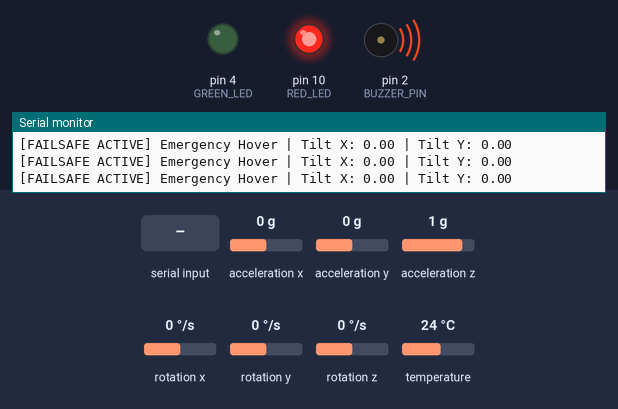
Simulated run of this sketch. Board: Arduino Uno, built with avr-gcc and run on an emulated ATmega328P. On the bench: output pins drawn as LEDs (lit = HIGH), buzzer (waves = sounding), the last lines printed to the serial monitor. The test bench sets the inputs (shaded band); at power-on: acceleration x 0 g, acceleration y 0 g, acceleration z 1 g, rotation x 0 °/s, rotation y 0 °/s, rotation z 0 °/s, temperature 24 °C.

Above: at 1.2 s.
1.3 s: "c" received over Serial
At 2.1 s:
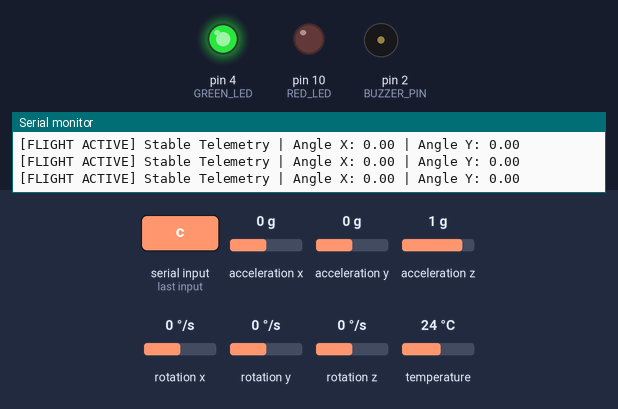
2.9 s: "d" received over Serial
At 4.2 s:
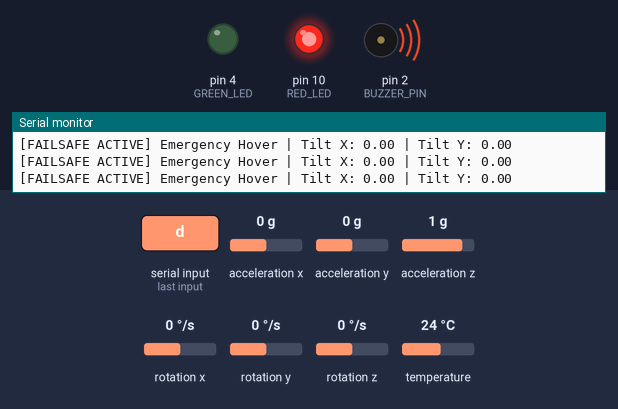
4.5 s: "C" received over Serial
At 5.4 s:
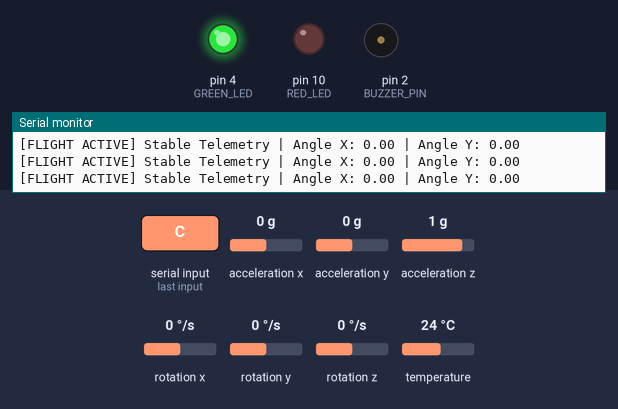
6.2 s: "D" received over Serial
At 7.7 s:
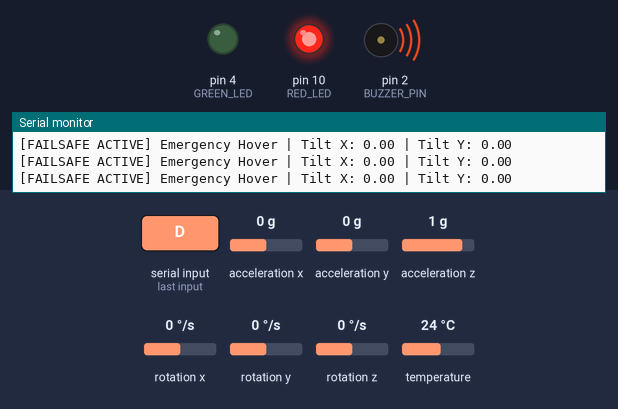
Timing chart, 0 to 8.8 s (numbered marks = the images above; inputs shaded):
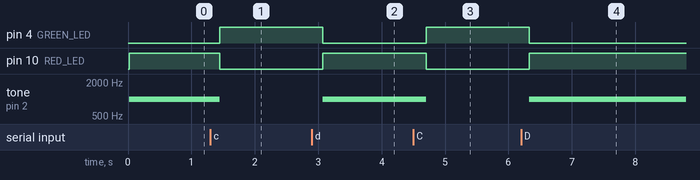

Measured:
- after the input at 1.3 s, pin 4 (GREEN_LED): LOW → HIGH after 0.14 s; pin 10 (RED_LED): HIGH → LOW after 0.14 s; tone on pin 2 (BUZZER_PIN): 1000 Hz → silent after 0.14 s
- after the input at 2.9 s, pin 4 (GREEN_LED): HIGH → LOW after 0.17 s; pin 10 (RED_LED): LOW → HIGH after 0.17 s; tone on pin 2 (BUZZER_PIN): silent → 1000 Hz after 0.17 s
- after the input at 4.5 s, pin 4 (GREEN_LED): LOW → HIGH after 0.20 s; pin 10 (RED_LED): HIGH → LOW after 0.20 s; tone on pin 2 (BUZZER_PIN): 1000 Hz → silent after 0.20 s
- after the input at 6.2 s, pin 4 (GREEN_LED): HIGH → LOW after 0.13 s; pin 10 (RED_LED): LOW → HIGH after 0.13 s; tone on pin 2 (BUZZER_PIN): silent → 1000 Hz after 0.13 s

The sketch:

VeloX__Rescue_v1_Receiver_Telemetry.ino
```cpp
#include <Wire.h>
#include <Adafruit_MPU6050.h>
#include <Adafruit_Sensor.h>

// Pin Configuration
const int BUZZER_PIN = 2;
const int GREEN_LED = 4;
const int RED_LED = 10;

Adafruit_MPU6050 mpu;

// System States
bool isRadioConnected = false;
unsigned long lastHeartbeat = 0;

void setup() {
  Serial.begin(115200);

  pinMode(GREEN_LED, OUTPUT);
  pinMode(RED_LED, OUTPUT);
  pinMode(BUZZER_PIN, OUTPUT);

  // Initialize MPU6050 Onboard Sensor
  if (!mpu.begin()) {
    Serial.println(F("[ERROR] Onboard MPU6050 Balance Sensor Not Found!"));
    while (1) {
      digitalWrite(RED_LED, HIGH);
      delay(100);
      digitalWrite(RED_LED, LOW);
      delay(100);
    }
  }

  Serial.println(F("=========================================="));
  Serial.println(F(" VeloX-Rescue V1 - Drone Receiver Active  "));
  Serial.println(F(" Press 'c' in Serial Monitor to CONNECT   "));
  Serial.println(F(" Press 'd' in Serial Monitor to DISCONNECT"));
  Serial.println(F("=========================================="));
}

void loop() {
  // Serial Input Simulation for Glove RF Link
  if (Serial.available() > 0) {
    char command = Serial.read();
    if (command == 'c' || command == 'C') {
      isRadioConnected = true;
      lastHeartbeat = millis();
      Serial.println(F("[RF LINK] Glove Signal Established!"));
    } else if (command == 'd' || command == 'D') {
      isRadioConnected = false;
      Serial.println(F("[RF LINK] Signal Lost!"));
    }
  }

  // Read Onboard MPU6050 Stability Data
  sensors_event_t a, g, temp;
  mpu.getEvent(&a, &g, &temp);

  // Check Failsafe Condition (5 sec timeout or disconnected)
  if (!isRadioConnected || (millis() - lastHeartbeat > 5000)) {
    triggerFailsafeAlert(a.acceleration.x, a.acceleration.y);
  } else {
    executeFlightMode(a.acceleration.x, a.acceleration.y);
  }

  delay(200);
}

void triggerFailsafeAlert(float ax, float ay) {
  digitalWrite(GREEN_LED, LOW);
  digitalWrite(RED_LED, HIGH);
  tone(BUZZER_PIN, 1000); // 1kHz Emergency Alarm

  Serial.print(F("[FAILSAFE ACTIVE] Emergency Hover | Tilt X: "));
  Serial.print(ax);
  Serial.print(F(" | Tilt Y: "));
  Serial.println(ay);
}

void executeFlightMode(float ax, float ay) {
  noTone(BUZZER_PIN);
  digitalWrite(GREEN_LED, HIGH);
  digitalWrite(RED_LED, LOW);

  Serial.print(F("[FLIGHT ACTIVE] Stable Telemetry | Angle X: "));
  Serial.print(ax);
  Serial.print(F(" | Angle Y: "));
  Serial.println(ay);
}
```
